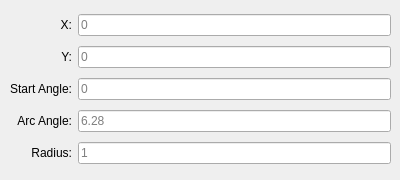
   <widget class="QWidget" name="Arc">
    <widget class="QWidget" name="gridLayoutWidget_2">
     <property name="geometry">
      <rect>
       <x>10</x>
       <y>10</y>
       <width>381</width>
       <height>161</height>
      </rect>
     </property>
     <layout class="QGridLayout" name="gridCircle">
      <item row="0" column="1">
       <widget class="QLineEdit" name="Circle_x">
        <property name="toolTip">
         <string/>
        </property>
        <property name="statusTip">
         <string/>
        </property>
        <property name="whatsThis">
         <string/>
        </property>
        <property name="accessibleName">
         <string/>
        </property>
        <property name="alignment">
         <set>Qt::AlignLeading|Qt::AlignLeft|Qt::AlignVCenter</set>
        </property>
        <property name="readOnly">
         <bool>false</bool>
        </property>
        <property name="placeholderText">
         <string>0</string>
        </property>
       </widget>
      </item>
      <item row="4" column="1">
       <widget class="QLineEdit" name="Circle_angle">
        <property name="toolTip">
         <string/>
        </property>
        <property name="statusTip">
         <string/>
        </property>
        <property name="whatsThis">
         <string/>
        </property>
        <property name="accessibleName">
         <string/>
        </property>
        <property name="alignment">
         <set>Qt::AlignLeading|Qt::AlignLeft|Qt::AlignVCenter</set>
        </property>
        <property name="readOnly">
         <bool>false</bool>
        </property>
        <property name="placeholderText">
         <string>6.28</string>
        </property>
       </widget>
      </item>
      <item row="2" column="1">
       <widget class="QLineEdit" name="Circle_start_angle">
        <property name="toolTip">
         <string/>
        </property>
        <property name="statusTip">
         <string/>
        </property>
        <property name="whatsThis">
         <string/>
        </property>
        <property name="accessibleName">
         <string/>
        </property>
        <property name="alignment">
         <set>Qt::AlignLeading|Qt::AlignLeft|Qt::AlignVCenter</set>
        </property>
        <property name="readOnly">
         <bool>false</bool>
        </property>
        <property name="placeholderText">
         <string>0</string>
        </property>
       </widget>
      </item>
      <item row="5" column="1">
       <widget class="QLineEdit" name="Circle_radius">
        <property name="alignment">
         <set>Qt::AlignLeading|Qt::AlignLeft|Qt::AlignVCenter</set>
        </property>
        <property name="placeholderText">
         <string>1</string>
        </property>
       </widget>
      </item>
      <item row="1" column="1">
       <widget class="QLineEdit" name="Circle_y">
        <property name="toolTip">
         <string/>
        </property>
        <property name="statusTip">
         <string/>
        </property>
        <property name="whatsThis">
         <string/>
        </property>
        <property name="accessibleName">
         <string/>
        </property>
        <property name="alignment">
         <set>Qt::AlignLeading|Qt::AlignLeft|Qt::AlignVCenter</set>
        </property>
        <property name="readOnly">
         <bool>false</bool>
        </property>
        <property name="placeholderText">
         <string>0</string>
        </property>
       </widget>
      </item>
      <item row="0" column="0">
       <widget class="QLabel" name="label_56">
        <property name="text">
         <string>X:</string>
        </property>
        <property name="alignment">
         <set>Qt::AlignRight|Qt::AlignTrailing|Qt::AlignVCenter</set>
        </property>
       </widget>
      </item>
      <item row="1" column="0">
       <widget class="QLabel" name="label_57">
        <property name="text">
         <string>Y:</string>
        </property>
        <property name="alignment">
         <set>Qt::AlignRight|Qt::AlignTrailing|Qt::AlignVCenter</set>
        </property>
       </widget>
      </item>
      <item row="2" column="0">
       <widget class="QLabel" name="label_58">
        <property name="text">
         <string>Start Angle:</string>
        </property>
        <property name="alignment">
         <set>Qt::AlignRight|Qt::AlignTrailing|Qt::AlignVCenter</set>
        </property>
       </widget>
      </item>
      <item row="4" column="0">
       <widget class="QLabel" name="label_59">
        <property name="text">
         <string>Arc Angle:</string>
        </property>
        <property name="alignment">
         <set>Qt::AlignRight|Qt::AlignTrailing|Qt::AlignVCenter</set>
        </property>
       </widget>
      </item>
      <item row="5" column="0">
       <widget class="QLabel" name="label_60">
        <property name="text">
         <string>Radius:</string>
        </property>
        <property name="alignment">
         <set>Qt::AlignRight|Qt::AlignTrailing|Qt::AlignVCenter</set>
        </property>
       </widget>
      </item>
     </layout>
    </widget>
   </widget>
